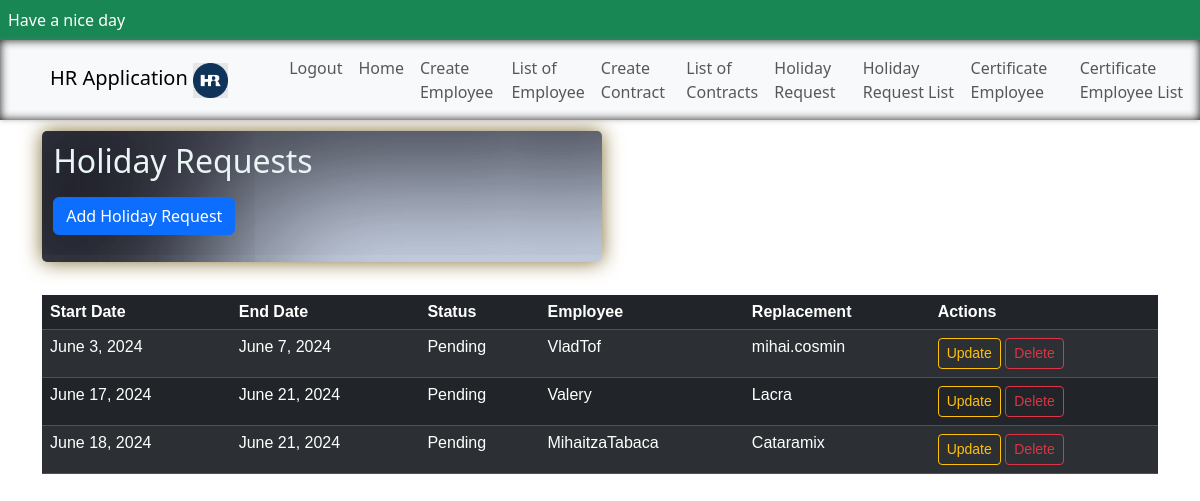
Screenshot of /holiday_request_list/ (signed in) with the database file from the repository.
### documents/models.py (models this page shows)
class HolidayRequest(models.Model):
    STATUS = (
        ("pending", "Pending"),
        ("rejected", "Rejected"),
        ("accepted", "Accepted"),
    )
    start_date = models.DateField()
    end_date = models.DateField()
    status = models.CharField(max_length=25, choices=STATUS)
    employee = models.ForeignKey(Employee, on_delete=models.CASCADE, related_name="employee")
    replacement = models.ForeignKey(Employee, on_delete=models.CASCADE, related_name="replacement")

class Employee(AbstractUser):
    POSITION = (
        ("employee", "Employee"),
        ("hr", "Human Resource"),
        ("manager", "Manager"),
    )
    phone = models.CharField(max_length=20)
    position = models.CharField(max_length=50, choices=POSITION)

### documents/views.py (the view)
# urls.py: path('holiday_request_list/', HolidayRequestListView.as_view(), name='holiday_request_list'),
class HolidayRequestListView(LoginRequiredMixin, UserPassesTestMixin, ListView):
    model = HolidayRequest
    template_name = 'HolidayRequest/holiday_request_list.html'
    context_object_name = 'holiday_requests'
    def test_func(self):
        if self.request.user.position == 'manager' or self.request.user.is_superuser:
            return True
        return self.request.user.position == 'employee'
    def get_queryset(self):
        if self.request.user.position == 'manager' or self.request.user.is_superuser:
            return HolidayRequest.objects.all()
        return HolidayRequest.objects.filter(employee=self.request.user)

### templates/HolidayRequest/holiday_request_list.html (shortened to what this page needs)
{% extends 'base.html' %}
{% load static %}
{% block content %}
    <div class="title_container">
    <h2 class="mb-3 ">Holiday Requests</h2>
    <a href="{% url 'create_holiday_request' %}" class="btn btn-primary mb-3">Add Holiday Request</a>
    </div>
    <div class="col-md-10 holiday_request_container">
        <table class="table table-dark table-striped ">
            <thead>
            <tr>
                <th>Start Date</th>
                <th>End Date</th>
                <th>Status</th>
                <th>Employee</th>
                <th>Replacement</th>
                <th>Actions</th>
            </tr>
            </thead>
            <tbody>
            {% for request in holiday_requests %}
                <tr>
                    <td>{{ request.start_date }}</td>
                    <td>{{ request.end_date }}</td>
                    <td>{{ request.get_status_display }}</td>
                    <td>{{ request.employee }}</td>
                    <td>{{ request.replacement }}</td>
                    <td>
                        <a href="{% url 'holiday_request_update' request.pk %}" class="btn btn-outline-warning btn-sm">Update</a>
                        <a href="{% url 'holiday_request_delete' request.pk %}" class="btn btn-outline-danger btn-sm">Delete</a>
                    </td>
                </tr>
            {% endfor %}
            </tbody>
        </table>
    </div>
{% endblock %}

### static/css/my_style.css (style rules this page uses)
#background_image { background-image: url("/static/images/HRoffice2.png"); background-size: cover; background-repeat: no-repeat; background-attachment: fixed; }
.list_empoloyees_container, .holiday_request_container, .certificates_employee_table, .contract_list_table { box-shadow: 0 0 5px rgba(255, 251, 251, 0.5), 0 0 5px rgba(255, 251, 251, 0.9) ; width: 100%; margin: 3% auto; font-family: Arial, sans-serif; font-size: 14px; color: #333; }
.title_container, .contract_list_title, .certificates_employee_title { color: #eaf5f5; box-shadow: 0 0 20px rgba(128, 109, 48, 1), inset 208px 69px 150px -25px rgba(12, 12, 21, 0.9), inset 208px 69px 150px 128px rgba(221, 231, 252, 0.6); background-color: rgba(145, 193, 239, 0.3); max-width: 35rem; padding: 1%; align-items: center; text-align: start; border-radius: 5px; margin-top: 1%; }

### rows the page displays
HolidayRequest: start_date "June 3, 2024", end_date "June 7, 2024", status "Pending", employee "VladTof", replacement "mihai.cosmin"
HolidayRequest: start_date "June 17, 2024", end_date "June 21, 2024", status "Pending", employee "Valery", replacement "Lacra"
HolidayRequest: start_date "June 18, 2024", end_date "June 21, 2024", status "Pending", employee "MihaitzaTabaca", replacement "Cataramix"
